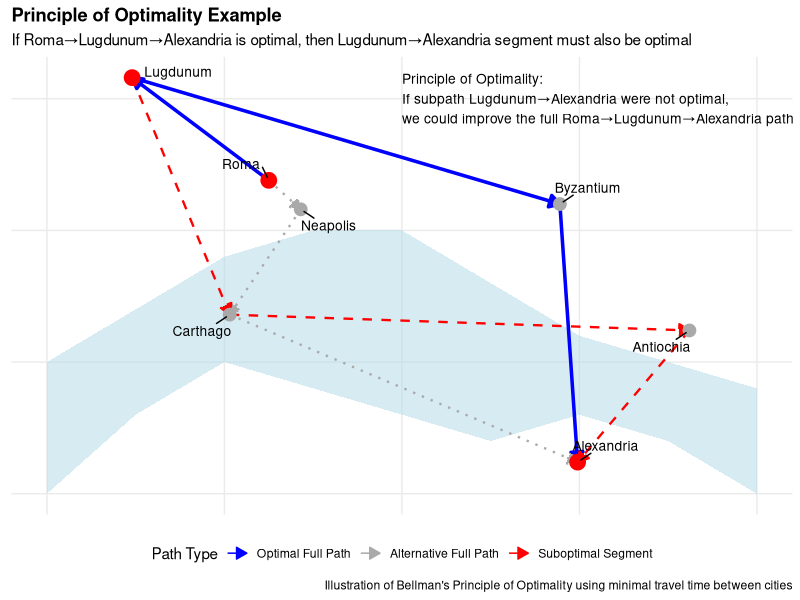
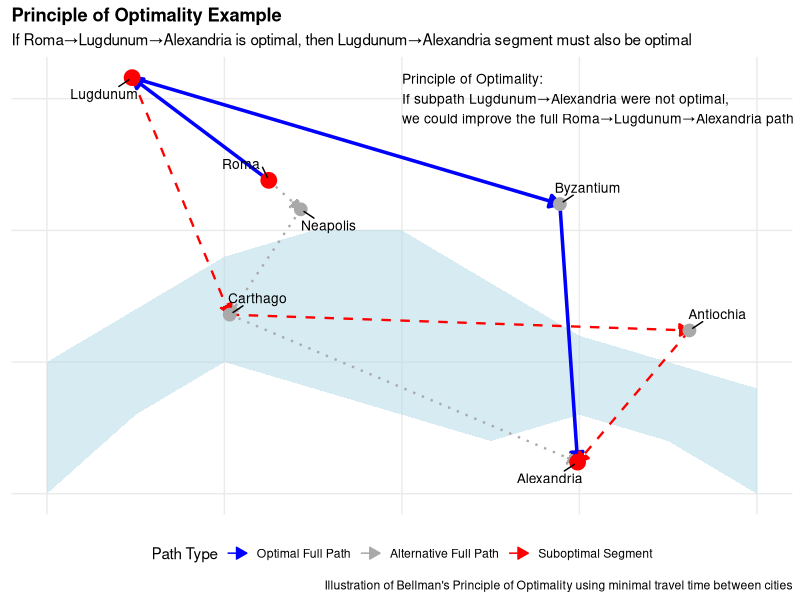

R code for these plots, in order:
# Load required libraries
library(ggplot2)
library(ggrepel)
library(dplyr)

# Create data frame of Roman city coordinates (approximate historical locations)
cities <- data.frame(
  name = c("Roma", "Neapolis", "Alexandria", "Carthago", "Lugdunum", "Byzantium", "Antiochia"),
  x = c(12.5, 14.3, 29.9, 10.3, 4.8, 28.9, 36.2),
  y = c(41.9, 40.8, 31.2, 36.8, 45.8, 41.0, 36.2),
  description = c("Rome: Capital of the Empire", 
                  "Naples: Important port city", 
                  "Alexandria: Cultural and trade hub in Egypt", 
                  "Carthage: Key North African city", 
                  "Lyon: Important city in Gaul (France)", 
                  "Byzantium (later Constantinople): Strategic eastern city", 
                  "Antioch: Major eastern capital in Syria")
)

# Create routes data frame
# Path 1: Optimal path Roma -> Lugdunum -> Byzantium -> Alexandria
# Path 2: Alternative path Roma -> Neapolis -> Carthago -> Alexandria
# Path 3: Suboptimal path Lugdunum -> Carthago -> Antiochia -> Alexandria
routes <- data.frame(
  path = c(rep("Optimal Full Path", 4), 
           rep("Alternative Full Path", 4),
           rep("Suboptimal Segment", 4)),
  from = c("Roma", "Lugdunum", "Byzantium", "Alexandria",
           "Roma", "Neapolis", "Carthago", "Alexandria",
           "Lugdunum", "Carthago", "Antiochia", "Alexandria"),
  to = c("Lugdunum", "Byzantium", "Alexandria", NA,
         "Neapolis", "Carthago", "Alexandria", NA,
         "Carthago", "Antiochia", "Alexandria", NA),
  segment = c(1, 2, 3, NA,
              1, 2, 3, NA, 
              1, 2, 3, NA)
)

# Create edges for plotting
edges <- routes %>%
  filter(!is.na(to)) %>%
  left_join(cities, by = c("from" = "name")) %>%
  rename(x1 = x, y1 = y) %>%
  left_join(cities, by = c("to" = "name")) %>%
  rename(x2 = x, y2 = y)

# Create route colors and linetypes
edges$color <- factor(edges$path, 
                      levels = c("Optimal Full Path", "Alternative Full Path", "Suboptimal Segment"))
edges$linetype <- ifelse(edges$path == "Optimal Full Path", "solid", 
                         ifelse(edges$path == "Alternative Full Path", "dotted", "dashed"))
edges$size <- ifelse(edges$path == "Optimal Full Path", 1.2, 0.8)

# Select key cities to highlight the optimality principle
key_cities <- c("Roma", "Lugdunum", "Alexandria")

# Mediterranean Sea polygon (simplified)
mediterranean <- data.frame(
  x = c(0, 0, 5, 10, 15, 20, 25, 30, 35, 40, 40, 35, 30, 25, 20, 15, 10, 5, 0),
  y = c(30, 35, 37, 39, 40, 40, 38, 36, 35, 34, 30, 32, 33, 32, 33, 34, 35, 33, 30)
)

# Plot
ggplot() +
  # Add map background (Mediterranean)
  geom_polygon(data = mediterranean, aes(x = x, y = y), fill = "lightblue", alpha = 0.5) +
  
  # Add edges
  geom_segment(data = edges, 
               aes(x = x1, y = y1, xend = x2, yend = y2, 
                   color = color, linetype = linetype, size = size),
               arrow = arrow(length = unit(0.3, "cm"), type = "closed")) +
  
  # Add cities
  geom_point(data = cities, aes(x = x, y = y), size = 4, color = "darkgray") +
  geom_point(data = filter(cities, name %in% key_cities), 
             aes(x = x, y = y), size = 5, color = "red") +
  
  # Add city labels
  geom_text_repel(data = cities, aes(x = x, y = y, label = name), 
                  size = 3.5, box.padding = 0.5, point.padding = 0.3) +
  
  # Customize appearance
  scale_color_manual(values = c("Optimal Full Path" = "blue", 
                                "Alternative Full Path" = "darkgray", 
                                "Suboptimal Segment" = "red")) +
  scale_linetype_identity() +
  scale_size_identity() +
  
  # Add title and annotations
  labs(title = "Principle of Optimality Example",
       subtitle = "If Roma→Lugdunum→Alexandria is optimal, then Lugdunum→Alexandria segment must also be optimal",
       caption = "Illustration of Bellman's Principle of Optimality using minimal travel time between cities",
       color = "Path Type") +
  
  # Add annotations explaining the principle
  annotate("text", x = 20, y = 45, 
           label = "Principle of Optimality:\nIf subpath Lugdunum→Alexandria were not optimal,\nwe could improve the full Roma→Lugdunum→Alexandria path", 
           size = 3.5, hjust = 0) +
  
  # Customize theme
  theme_minimal() +
  theme(plot.title = element_text(face = "bold"),
        legend.position = "bottom",
        panel.grid.minor = element_blank(),
        axis.title = element_blank(),
        axis.text = element_blank(),
        axis.ticks = element_blank())

# Save the plot if needed
ggsave("RL book/Figures/roman_empire_optimal_path.png", width = 10, height = 8)
